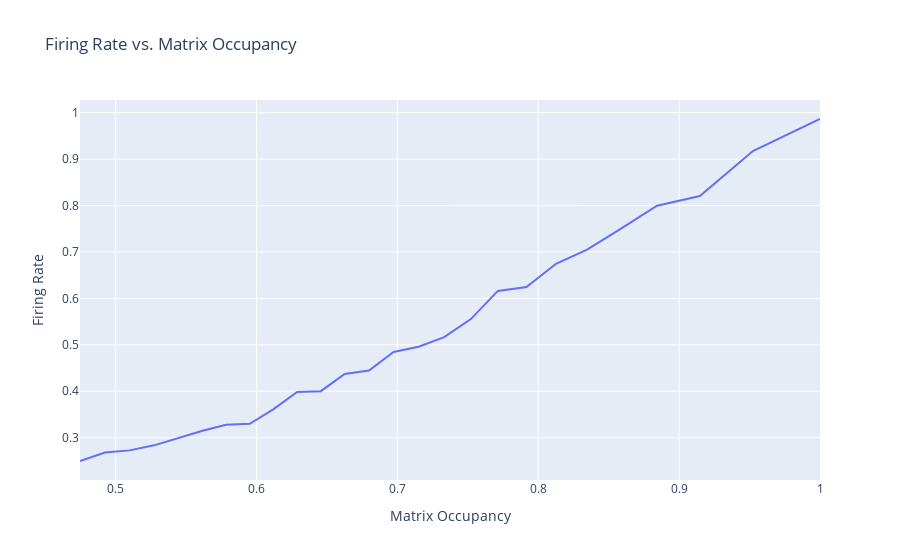

Notebook code cell kept with this figure:
### Code cell
fig3 = go.Figure()
    
fig3.add_trace(go.Scatter(x=matrix_usage, y=firing_rates))

fig3.update_layout(title="Firing Rate vs. Matrix Occupancy",
                  xaxis_title="Matrix Occupancy",
                  yaxis_title="Firing Rate")

### Figure 1 — Plotly figure (JSON) as saved in the notebook; plotly's stock layout.template omitted (floating-point values rounded to 4 significant figures)
{"data": [{"type": "scatter", "x": [1, 0.9524, 0.9147, 0.8844, 0.8585, 0.8347, 0.8126, 0.7916, 0.7714, 0.7522, 0.7333, 0.7151, 0.6973, 0.6799, 0.6627, 0.6457, 0.6289, 0.6122, 0.5953, 0.5784, 0.5617, 0.5448, 0.5274, 0.51, 0.4925, 0.4747], "y": [0.9864, 0.9174, 0.8204, 0.7997, 0.7497, 0.7048, 0.6745, 0.6245, 0.6161, 0.5553, 0.5166, 0.4958, 0.4844, 0.4443, 0.4368, 0.4, 0.3983, 0.3613, 0.3298, 0.3277, 0.3146, 0.2983, 0.2832, 0.2724, 0.2676, 0.2495]}], "layout": {"title": {"text": "Firing Rate vs. Matrix Occupancy"}, "xaxis": {"title": {"text": "Matrix Occupancy"}}, "yaxis": {"title": {"text": "Firing Rate"}}}}
